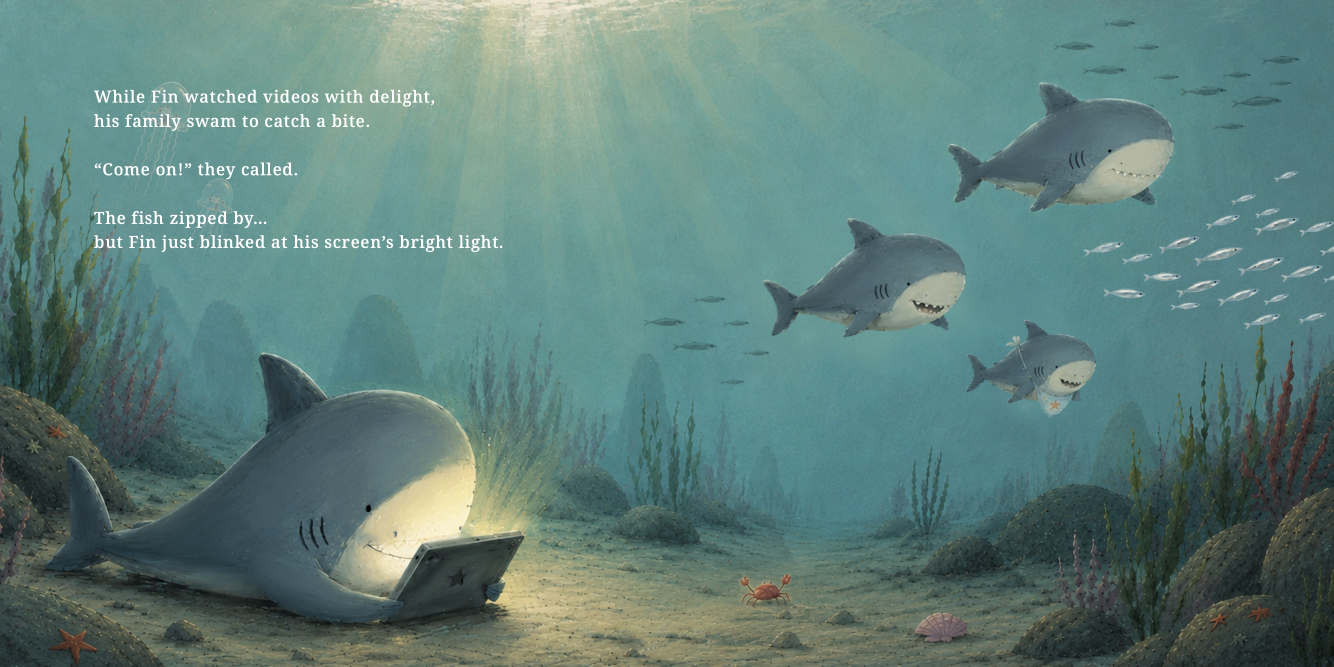
#> input picture exports/Look_Up_Fin_spread_pp06-07.jpg, 4000 x 2000 px, given in place of nook.jpg, which was not available (shown at 1/3 size)
$ python render_mockups.py ../exports/Look_Up_Fin_spread_pp06-07.jpg
#> lines starting #> are read from the running program, lines starting #| are printed output that depends on the picture
"""Render angled open-book close-up mockups of Look Up, Fin! spreads.

Run from the site folder:  python3 tools/render_mockups.py
Writes public/art/mock-*.jpg
"""
import math
import numpy as np
import cv2

ART = "public/art/"
P = 1400  # page texture size (square 8.5 x 8.5 book)


def load(name):
#> called with name = 'nook'
    return cv2.imread(ART + name + ".jpg").astype(np.float32) / 255.0  # BGR
#> call 2 of load, with name = 'quadrant'
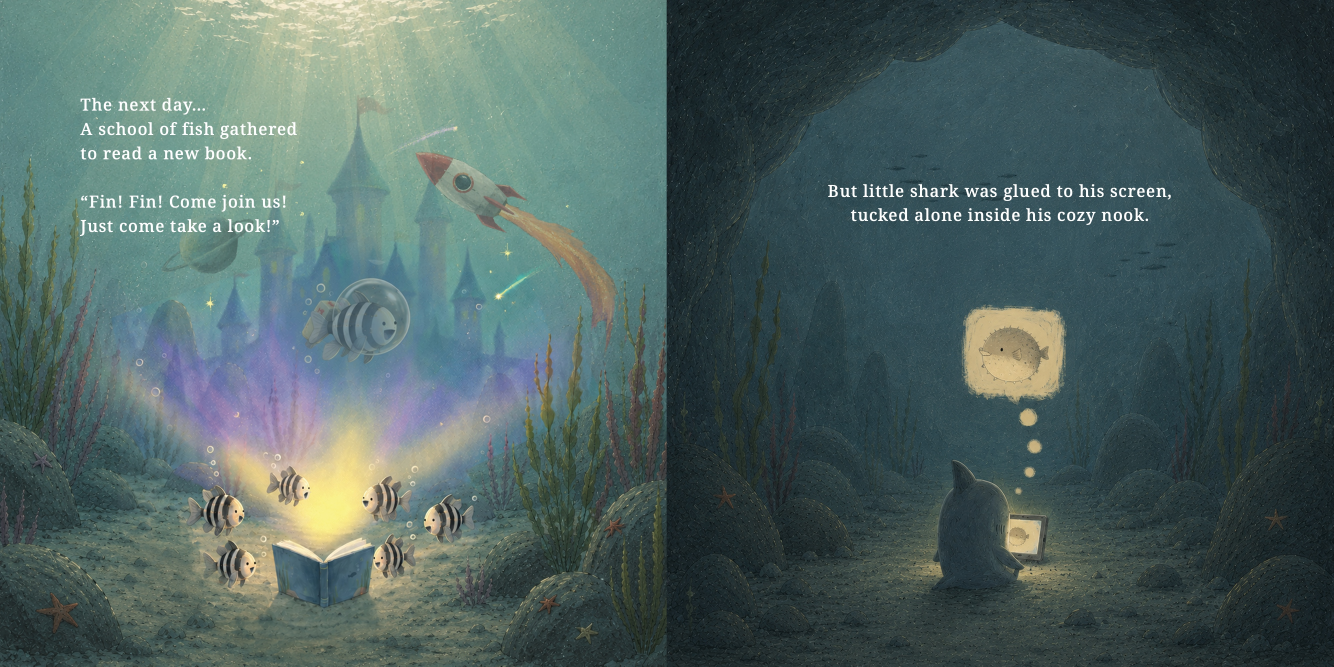
#> input picture exports/Look_Up_Fin_spread_pp08-09.jpg, 4000 x 2000 px, given in place of quadrant.jpg, which was not available (shown at 1/3 size)


# [7 lines left out: function square, not called in this run]


def halves(img):
    """Split a 2:1 spread painting into left and right square pages."""
    h, w = img.shape[:2]
#> h = 2000; w = 4000
    left = cv2.resize(img[:, : w // 2], (P, P), interpolation=cv2.INTER_AREA)
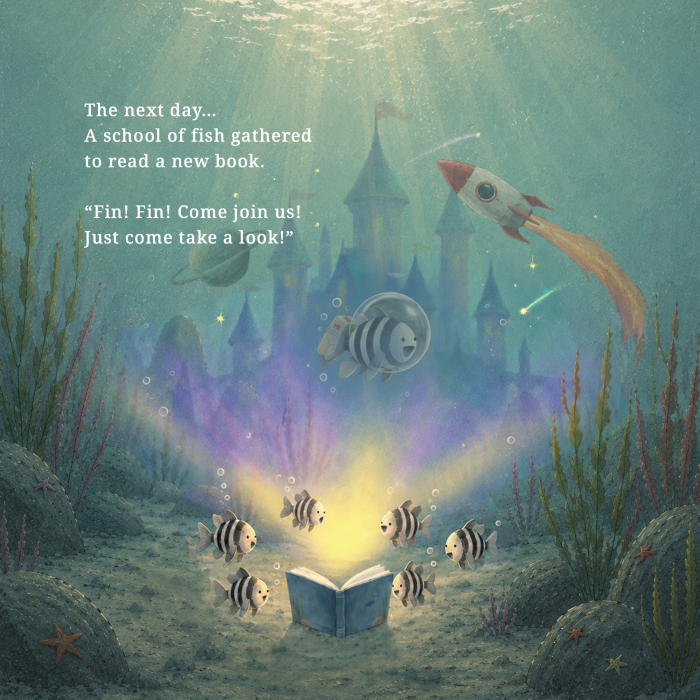
#> left: shape (1400, 1400, 3) float32 (shown at 1/2 size); mean B, G, R 0.49, 0.517, 0.428
    right = cv2.resize(img[:, w // 2:], (P, P), interpolation=cv2.INTER_AREA)
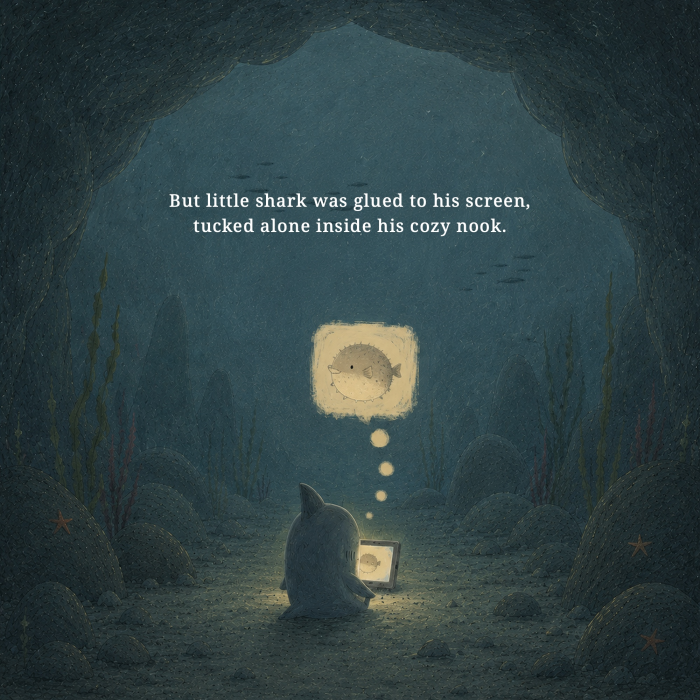
#> right: shape (1400, 1400, 3) float32 (shown at 1/2 size); mean B, G, R 0.267, 0.258, 0.189
    return left, right


# ---------- book geometry (units: page width = 1) ----------
ZC = 0.012      # cover board top
TB = 0.010      # page block thickness at the spine
A, K = 0.030, 0.065   # rise of the pages out of the gutter
B = 0.030       # gentle dome across each page
M = 0.022       # cover overhang


def f(a):
    return TB + A * (1 - np.exp(-a / K)) + B * np.sin(np.pi * a)


def fp(a):
    return A / K * np.exp(-a / K) + B * np.pi * np.cos(np.pi * a)


_aa = np.linspace(0, 1, 4001)
_ss = np.concatenate([[0], np.cumsum(np.sqrt(1 + fp(_aa[1:]) ** 2) * np.diff(_aa))])
S1 = _ss[-1]


def arclen(a):
    return np.interp(a, _aa, _ss)


# [213 lines left out: functions wood_table, render, not called in this run]


def focus_dist(C, point):
    return float(np.linalg.norm(np.array(point) - C))


# [17 lines left out: function shot, not called in this run]


WOOD = False
DARK = False

if __name__ == "__main__":
    import sys
    WOOD = "--wood" in sys.argv
    DARK = "--dark" in sys.argv
    only = [a for a in sys.argv[1:] if not a.startswith("--")]
    nook, quad = load("nook"), load("quadrant")
    deep = load("deep")
    dl, dr = halves(deep)
    hl, hr = halves(load("hideandseek"))
#> (the run stopped early here; a loop or call above may not have finished)
